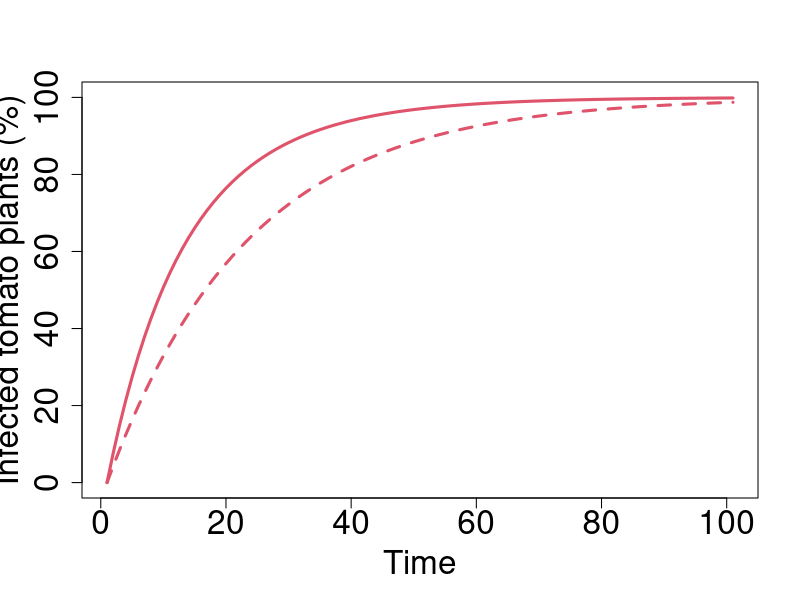
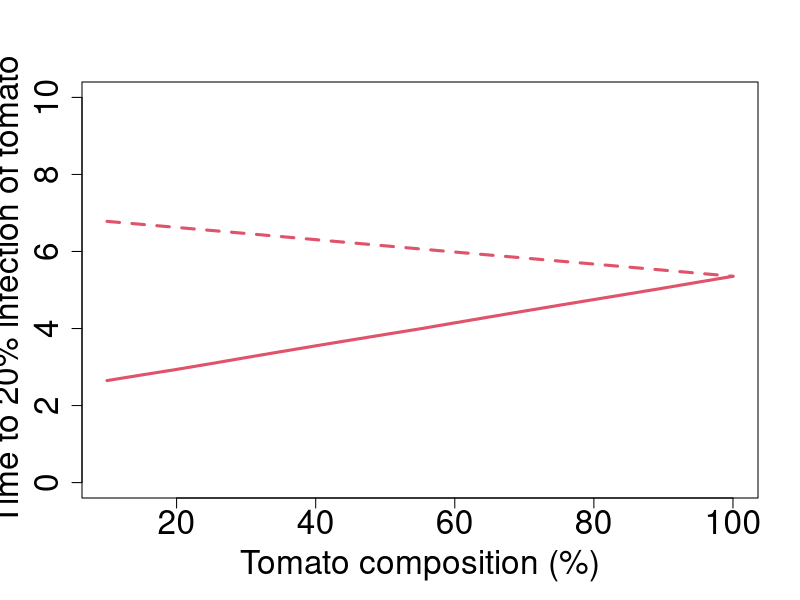

Recreate these plots in R, in order.
## Mean probing duration (Nonviruliferous BLH)
NPro_B=939
NPro_T=1039
NPro=NPro_B+NPro_T

## Mean probing duration (Viruliferous BLH)
VPro_B=473
VPro_T=1295
VPro=VPro_B+VPro_T

## Relative proging preference (Nonviruliferous BLH)
NBT_T=0.4
NBT_B=0.6

## Relative probing preference (Viruliferous BLH)
VBT_T=0.53
VBT_B=0.47

## Preference for infection status of plants
VtoN=VtoV=NtoV=NtoN=0.5

# Transmission rate
prob=0.5

# Tomato composition (10 to 100%)
composition=seq(0.1,1,0.05)

# Initial number of viruliferous BLH
BLH=10

# Initial number of plants
ini_plant=100

# Running time
Time=100

##################################################################################
## Manipulated
F_V_T=F_N_T=NULL
Time_V=F_Time_V=NULL
Final_BT_T=NULL


for(k in composition){
	# Parameter initialize
	Time_V=NULL

	N_T=ini_plant*k
	N_B=ini_plant*(1-k)
	V_T=V_B=0

	for(i in 1:Time){
		V_T[i+1]=V_T[i]+(VBT_T*VtoN*N_T[i]*VPro_T/((VBT_T*VtoN*N_T[i]*VPro_T+VBT_T*VtoV*V_T[i]*VPro_T)+(VBT_B*VtoN*VPro_B*(ini_plant*(1-k))))*prob*BLH)	# Number of infected tomato plants
		N_T[i+1]=N_T[1]-V_T[i+1]	# Number of non-infected tomato plants
	}

	Time_V=sum(V_T<=0.2*ini_plant*k)	# Time to 20% infection

	F_V_T=rbind(F_V_T,V_T)
	F_N_T=rbind(F_N_T,N_T)

	F_Time_V=rbind(F_Time_V,Time_V)

	Final_BT_T=rbind(Final_BT_T,V_T/(k*100))	# Proportion of infected tomato plants

}

###############################################################################
## Innate (without manipulated preference)

# Parameter define
F_V_T2=F_N_T2=NULL
Time_V2=F_Time_V2=NULL
Final_BT_T2=NULL

for(k in composition){

	# Parameter initialize
	Time_V2=NULL
	N_T2=ini_plant*k
	N_B2=ini_plant*(1-k)
	V_T2=V_B2=0

	for(i in 1:Time){
		V_T2[i+1]=V_T2[i]+(NBT_T*NtoN*N_T2[i]*NPro_T/((NBT_T*VtoN*N_T2[i]*NPro_T+NBT_T*VtoV*V_T2[i]*NPro_T)+(NBT_B*NtoN*NPro_B*(ini_plant*(1-k))))*prob*BLH)	# Number of infected tomato plants
		N_T2[i+1]=N_T2[1]-V_T2[i+1]	# Number of non-infected tomato plants
	}

	Time_V2=c(Time_V2,sum(V_T2<=0.2*ini_plant*k))	# Time to 20% infection

	F_V_T2=rbind(F_V_T2,V_T2)
	F_N_T2=rbind(F_N_T2,N_T2)
	F_Time_V2=rbind(F_Time_V2,Time_V2)

	Final_BT_T2=rbind(Final_BT_T2,V_T2/(k*100))	# Proportion of infected tomato plants

}

####################################################################
###### Graph
####################################################################
## 1. BCTV-infected tomato plants(%)

Graph_BT_T=apply(Final_BT_T,2,mean)
Graph_BT_T2=apply(Final_BT_T2,2,mean)

plot(Graph_BT_T*100,xlab="Time",ylab='Infected tomato plants (%)',type='l',lwd=3,cex.axis=2,cex.lab=2,ylim=range(0,100),col=2)
lines(Graph_BT_T2*100,lwd=3,col=2,lty=2)


#########################################
## 2. Time to 20% infected tomato

infection=0.2

Graph_BT_Time=NULL
for(i in 1:length(composition)){
	n=max(which(Final_BT_T[i,]<0.2))
	a=Final_BT_T[i,n+1]-Final_BT_T[i,n]
	b=infection-Final_BT_T[i,n]
	Graph_BT_Time[i]=n+(b/a)
}

Graph_BT_Time2=NULL
for(i in 1:length(composition)){
	n=max(which(Final_BT_T2[i,]<0.2))
	a=Final_BT_T2[i,n+1]-Final_BT_T2[i,n]
	b=infection-Final_BT_T2[i,n]
	Graph_BT_Time2[i]=n+(b/a)
}

plot(composition*100,Graph_BT_Time,ylim=range(0,10),xlab='Tomato composition (%)',ylab='Time to 20% infection of tomato',type='l',lwd=3,cex.axis=2,cex.lab=2,col=2)
lines(composition*100,Graph_BT_Time2,lty=2,lwd=3,col=2)




